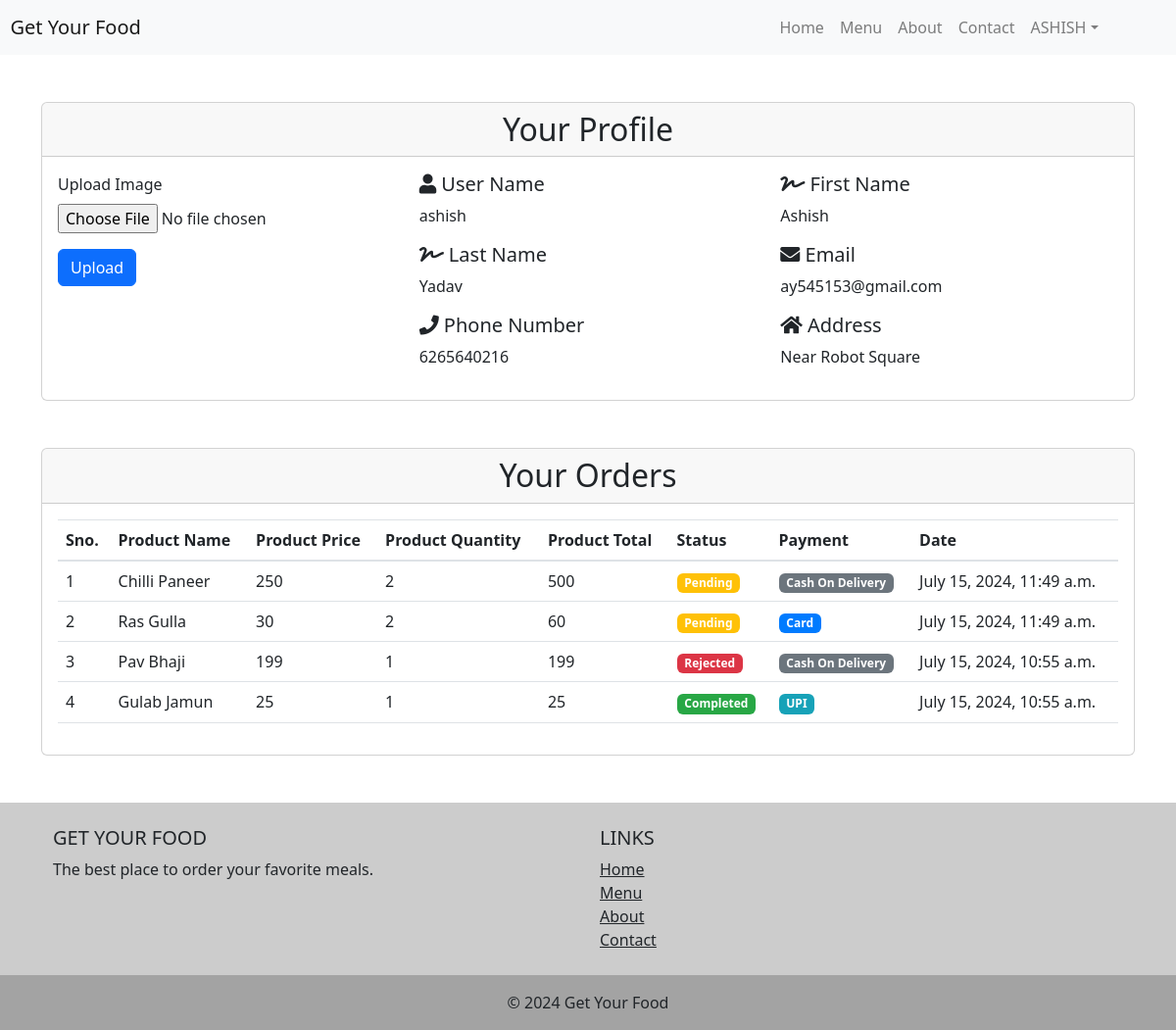
Page /profile/ (signed in) on the committed database.
### myapp/models.py (models this page shows, shortened)
class CustomUser(AbstractUser):
    phone_number = models.CharField(max_length=10)
    address = models.CharField(max_length=100)
    image = models.ImageField(upload_to='user_image/', null=True)
    groups = models.ManyToManyField(
        Group,
        related_name='customuser_set',
        blank=True,
        help_text=('The groups this user belongs to. A user will get all permissions granted to each of their groups.'),
        related_query_name='customuser',
    )
    user_permissions = models.ManyToManyField(
        Permission,
        related_name='customuser_set',
        blank=True,
        help_text=('Specific permissions for this user.'),
        related_query_name='customuser',
    )

class Orders(models.Model):
    status_choices = [
        ('p', 'Pending'),
        ('c', 'Completed'),
        ('r', 'Rejected'),
    ]
    payment_choices = [
        ('cod', 'Cash on Delivery'),
        ('u', 'Upi'),
        ('c', 'Card'),
    ]
    user = models.ForeignKey(CustomUser, on_delete=models.CASCADE)
    product = models.ForeignKey(Product, on_delete=models.CASCADE)
    quantity = models.PositiveIntegerField()
    total = models.PositiveIntegerField()
    created_at = models.DateTimeField(auto_now_add=True)
    status = models.CharField(max_length=100, choices=status_choices, default='p')
    payment = models.CharField(max_length=100, choices=payment_choices, default='cod')
    class Meta:
        ordering = ['-created_at']

class Product(models.Model):
    name = models.CharField(max_length=100)
    price = models.IntegerField(default=0)
    description = models.CharField(max_length=100)
    image = models.ImageField(upload_to='images/')
    category = models.ForeignKey(Category, on_delete=models.CASCADE)
    class Meta:
        ordering = ['category']

### myapp/views.py (the view, shortened to what this page needs)
# urls.py: path('profile/', views.UserProfile.as_view(), name='profile'),
class UserProfile(View):
    @method_decorator(login_required)
    def get(self, request):
        user_orders = Orders.objects.filter(user=request.user)
        return render(request, 'profile.html' ,{'orders': user_orders})

### myapp/templates/profile.html (shortened to what this page needs)
{% extends 'base.html' %}
{% block content %}
<div class="container my-5">
    <div class="card mb-5">
        <div class="card-header">
            <h2 class="text-center mb-0">Your Profile</h2>
        </div>
        <div class="card-body">
            <div class="row">
                <div class="col-md-4">
                {% if user.image %}
                    <img src="{{ user.image }}" class="img-fluid rounded-circle" alt="profile" style="display: block;
                    width: 180px;
                    height: autopx;">
                {% else %}
                <form method="post" enctype="multipart/form-data">
                    <div class="form-group">
                        <label for="image">Upload Image</label>
                        <input type="file" class="form-control-file" id="image" accept="image/*" name="image">
                    </div>
                    <div class="form-group">
                        <button type="submit" class="btn btn-primary">Upload</button>
                    </div>
                </form>
                {% endif %}
                </div>
                <div class="col-md-8">
                    <div class="row">
                        <div class="col-md-6">
                            <h5><i class="fas fa-user"></i> User Name</h5>
                            <p>{{ user.username }}</p>
                        </div>
                        <div class="col-md-6">
                            <h5><i class="fas fa-signature"></i> First Name</h5>
                            <p>{{ user.first_name }}</p>
                        </div>
                        <div class="col-md-6">
                            <h5><i class="fas fa-signature"></i> Last Name</h5>
                            <p>{{ user.last_name }}</p>
                        </div>
                        <div class="col-md-6">
                            <h5><i class="fas fa-envelope"></i> Email</h5>
                            <p>{{ user.email }}</p>
                        </div>
                        <div class="col-md-6">
                            <h5><i class="fas fa-phone"></i> Phone Number</h5>
                            <p>{{ user.phone_number }}</p>
                        </div>
                        <div class="col-md-6">
                            <h5><i class="fas fa-home"></i> Address</h5>
                            <p>{{ user.address }}</p>
                        </div>
                    </div>
                </div>
            </div>
        </div>
    </div>
    <div class="card">
        <div class="card-header">
            <h2 class="text-center mb-0">Your Orders</h2>
        </div>
        <div class="card-body">
            <div class="table-responsive">
                <table class="table table-hover">
                    <thead>
                        <tr>
                            <th scope="col">Sno.</th>
                            <th scope="col">Product Name</th>
                            <th scope="col">Product Price</th>
                            <th scope="col">Product Quantity</th>
                            <th scope="col">Product Total</th>
                            <th scope="col">Status</th>
                            <th scope="col">Payment</th>
                            <th scope="col">Date</th>
                        </tr>
                    </thead>
                    <tbody>
                        {% for order in orders %}
                        <tr>
                            <td>{{forloop.counter}}</td>
                            <td>{{ order.product.name }}</td>
                            <td>{{ order.product.price }}</td>
                            <td>{{ order.quantity }}</td>
                            <td>{{ order.total }}</td>
                            <td>
                                {% if order.status == 'c' %}
                                <span class="badge badge-success">Completed</span>
                                {% elif order.status == 'r' %}
                                <span class="badge badge-danger">Rejected</span>
                                {% else %}
                                <span class="badge badge-warning">Pending</span>
                                {% endif %}
                            </td>
                            <td>
                                {% if order.payment == 'c' %}
                                <span class="badge badge-primary">Card</span>
                                {% elif order.payment == 'u' %}
                                <span class="badge badge-info">UPI</span>
                                {% else %}
                                <span class="badge badge-secondary">Cash On Delivery</span>
                                {% endif %}
                            </td>
                            <td>{{ order.created_at }}</td>
                        </tr>
                        {% empty %}
                        <tr>
                            <td colspan="7" class="text-center">No orders yet</td>
                        </tr>
                        {% endfor %}
                    </tbody>
                </table>
            </div>
        </div>
    </div>
</div>
<link href="https://cdnjs.cloudflare.com/ajax/libs/font-awesome/5.15.4/css/all.min.css" rel="stylesheet">
{% endblock %}

### myapp/templates/base.html (shortened to what this page needs)
{% load static %}
<!DOCTYPE html>
<html lang="en">
<head>
    <link href="https://stackpath.bootstrapcdn.com/bootstrap/4.5.2/css/bootstrap.min.css" rel="stylesheet">
    <link href="https://cdnjs.cloudflare.com/ajax/libs/font-awesome/5.15.4/css/all.min.css" rel="stylesheet">
    <link href="https://cdn.jsdelivr.net/npm/bootstrap@5.3.0/dist/css/bootstrap.min.css" rel="stylesheet">
    <link href="{% static '/style.css' %}" rel="stylesheet">
</head>
<body>
    <nav class="navbar navbar-expand-lg navbar-light bg-light">
        <a class="navbar-brand" href="#">&nbsp;&nbsp;Get Your Food</a>
        <div class="collapse navbar-collapse" id="navbarNav">
            <ul class="navbar-nav ml-auto">
                <li class="nav-item">
                    <a class="nav-link" href="{% url 'home' %}">Home</a>
                </li>
                <li class="nav-item">
                    <a class="nav-link" href="{% url 'menu' %}">Menu</a>
                </li>
                <li class="nav-item">
                    <a class="nav-link" href="{% url 'about' %}">About</a>
                </li>
                <li class="nav-item">
                    <a class="nav-link" href="{% url 'contact' %}">Contact</a>
                </li>
                <li class="nav-item">
                    {% if request.user.is_authenticated %}
                            <li class="nav-item dropdown">
                                <a class="nav-link dropdown-toggle" data-bs-toggle="dropdown" href="#" role="button" aria-expanded="false">{{user| upper}}</a>
                            </li>
                    {% else %}
                        <a class="nav-link" href="{% url 'login' %}">Login</a>
                    {% endif %}
                </li>
                <li class="nav-item">
                </li>
            </ul>
        </div>
    </nav>
    {% block content %}
    {% endblock %}
    <footer class="text-center text-lg-start" style="background-color: rgba(0, 0, 0, 0.2);">
        <div class="container p-4">
            <div class="row">
                <div class="col-lg-6 col-md-12 mb-4 mb-md-0">
                    <h5 class="text-uppercase">Get Your Food</h5>
                    <p>
                        The best place to order your favorite meals.
                    </p>
                </div>
                <div class="col-lg-6 col-md-12 mb-4 mb-md-0">
                    <h5 class="text-uppercase">Links</h5>
                    <ul class="list-unstyled mb-0">
                        <li>
                            <a href="{% url 'home' %}" class="text-dark">Home</a>
                        </li>
                        <li>
                            <a href="{% url 'menu' %}" class="text-dark">Menu</a>
                        </li>
                        <li>
                            <a href="{% url 'about' %}" class="text-dark">About</a>
                        </li>
                        <li>
                            <a href="{% url 'contact' %}" class="text-dark">Contact</a>
                        </li>
                    </ul>
                </div>
            </div>
        </div>
        <div class="text-center p-3" style="background-color: rgba(0, 0, 0, 0.2);">
            © 2024 Get Your Food
        </div>
    </footer>
</body>
</html>

### rows in the picture
CustomUser: username "ASHISH", username "ashish", first_name "Ashish", last_name "Yadav", email "ay545153@gmail.com", phone_number "6265640216", address "Near Robot Square"
Orders: product.name "Chilli Paneer", product.price "250", quantity "2", total "500", status "Pending", payment "Cash On Delivery", created_at "July 15, 2024, 11:49 a.m."
Orders: product.name "Ras Gulla", product.price "30", quantity "2", total "60", status "Pending", payment "Card", created_at "July 15, 2024, 11:49 a.m."
Orders: product.name "Pav Bhaji", product.price "199", quantity "1", total "199", status "Rejected", payment "Cash On Delivery", created_at "July 15, 2024, 10:55 a.m."
Orders: product.name "Gulab Jamun", product.price "25", quantity "1", total "25", status "Completed", payment "UPI", created_at "July 15, 2024, 10:55 a.m."
